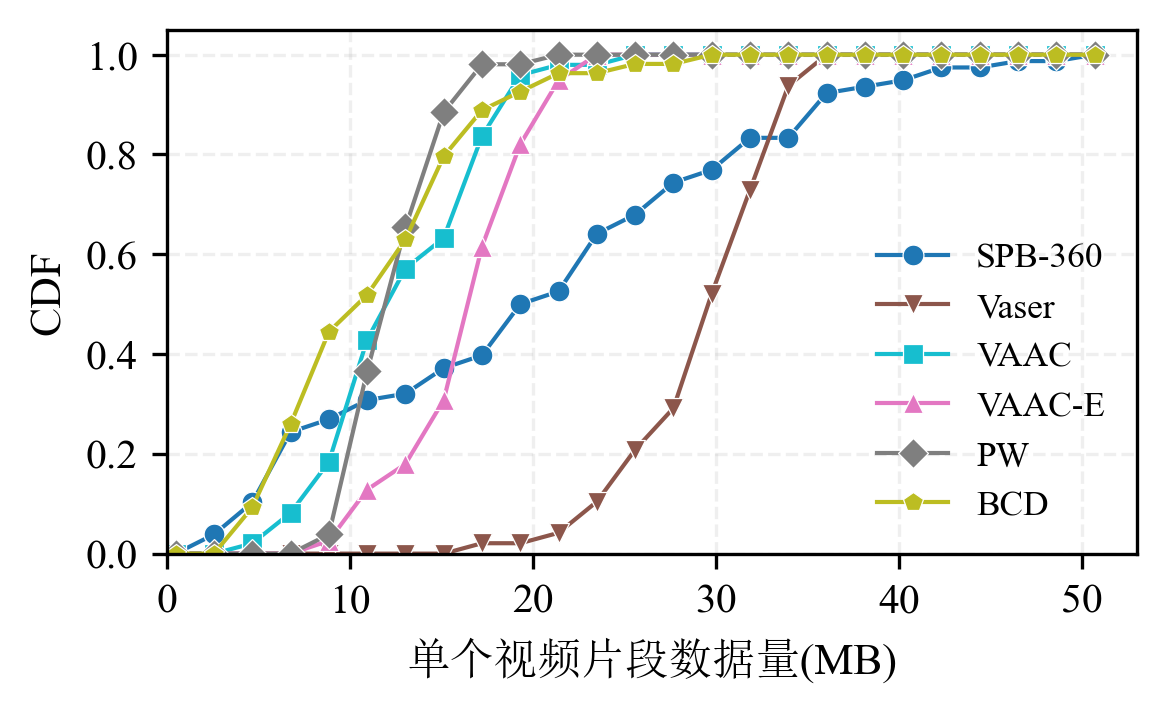

Write the Python code that produced this figure.
import matplotlib.pyplot as plt
import numpy as np

plt.rcParams["font.family"] = ["Times New Roman", "SimSun"]

def plot_bandwidth_cdf(
        labels,
        data,
        x_label_name,
        y_label_name,
        x_lim,
        y_lim,
        save_path,
        colors,
        legend_loc,
        markers,
        num_markers=25,
        line_width=1,
        font_size=10.5,
        figsize=(4, 2.5),
        legend_fontsize=8.5,
        marker_size=5,
        dpi=300
):
    n_lines = len(data)

    all_values = np.concatenate(data)
    x_min = np.min(all_values)
    x_max = np.max(all_values)

    marker_x_positions = np.linspace(x_min, x_max, num_markers)

    fig, ax = plt.subplots(figsize=figsize)

    for i in range(n_lines):
        values = np.array(data[i])
        values_sorted = np.sort(values)

        marker_cdf_values = np.zeros(num_markers)
        for j, x_pos in enumerate(marker_x_positions):
            count_leq = np.sum(values_sorted <= x_pos)
            marker_cdf_values[j] = count_leq / len(values_sorted)

        if i == 0:
            marker_cdf_values[0] = 0.0
        if i == n_lines - 1:
            marker_cdf_values[-1] = 1.0

        ax.plot(marker_x_positions, marker_cdf_values,
                linestyle='-',
                color=colors[i],
                linewidth=line_width,
                marker=markers[i],
                markersize=marker_size,
                markeredgecolor='white',
                markeredgewidth=0.3,
                label=labels[i])

    ax.set_xlabel(x_label_name, fontsize=font_size)
    ax.set_ylabel(y_label_name, fontsize=font_size)

    ax.set_xlim(x_lim)
    ax.set_ylim(y_lim)

    ax.grid(True, alpha=0.2, linestyle='--')

    ax.legend(fontsize=legend_fontsize, loc=legend_loc, frameon=False)

    plt.tight_layout()
    plt.savefig(save_path, dpi=dpi, bbox_inches='tight')
    plt.show()


if __name__ == "__main__":
    SPB360_live_delay_list = [
        float(x.split()[2]) / (8.0 * 1024 * 1024)
        for x in open("../raw_data/chunk_data_aggregation/SPB-360_chunk_data.csv", 'r').readlines()
    ]

    Vaser_live_delay_list = [
        float(x.split()[2]) / (8.0 * 1024 * 1024)
        for x in open("../raw_data/chunk_data_aggregation/Vaser_chunk_data.csv", 'r').readlines()
    ]

    VAAC_live_delay_list = [
        float(x.split()[2]) / (8.0 * 1024 * 1024)
        for x in open("../raw_data/chunk_data_aggregation/VAAC_chunk_data.csv", 'r').readlines()
    ]

    VAAC_E_live_delay_list = [
        float(x.split()[2]) / (8.0 * 1024 * 1024)
        for x in open("../raw_data/chunk_data_aggregation/VAAC-E_chunk_data.csv", 'r').readlines()
    ]

    PW_live_delay_list = [
        float(x.split()[2]) / (8.0 * 1024 * 1024)
        for x in open("../raw_data/chunk_data_aggregation/PW_chunk_data.csv", 'r').readlines()
    ]

    BCD_live_delay_list = [
        float(x.split()[2]) / (8.0 * 1024 * 1024)
        for x in open("../raw_data/chunk_data_aggregation/BCD_chunk_data.csv", 'r').readlines()
    ]

    data = [SPB360_live_delay_list, Vaser_live_delay_list, VAAC_live_delay_list, VAAC_E_live_delay_list,
            PW_live_delay_list, BCD_live_delay_list]

    colors = np.vstack([plt.cm.tab10(np.linspace(0, 1, 3)), plt.cm.tab10([6, 7, 8])])

    markers = ['o', 'v', 's', '^', 'D', 'p']

    labels = ['SPB-360', 'Vaser', 'VAAC', 'VAAC-E', 'PW', 'BCD']

    plot_bandwidth_cdf(
        labels=labels,
        data=data,
        x_label_name='单个视频片段数据量(MB)',
        y_label_name='CDF',
        x_lim=(0, 53),
        y_lim=(0, 1.05),
        save_path='data_volume.png',
        colors=colors,
        legend_loc='lower right',
        markers=markers
    )
